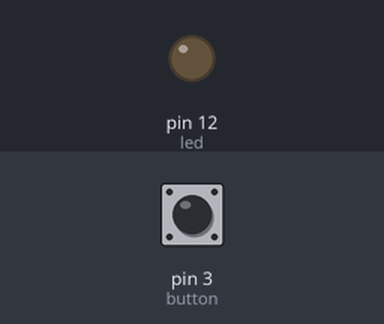
Simulated run of this sketch. Board: Arduino Uno, built with avr-gcc and run on an emulated ATmega328P. Parts: output pins drawn as LEDs (lit = HIGH). Dashed ring = blinking. The inputs (shaded band) are chosen by the test bench; at power-on: pin 3 (button) LOW.

Above: at 1.2 s.
1.3 s: pin 3 (button) pulled HIGH for 1 s
At 1.67 s:
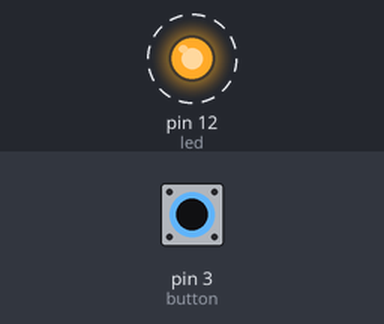
3.8 s: pin 3 (button) pulled HIGH for 0.15 s
At 4.4 s:
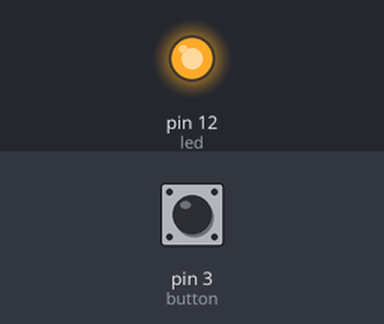
5.5 s: pin 3 (button) pulled HIGH for 3.2 s
At 9.2 s:
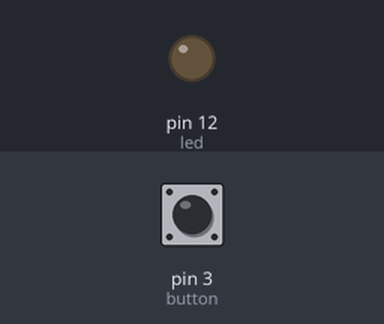
Timing chart, 0 to 10.7 s (numbered marks = the images above; inputs shaded):
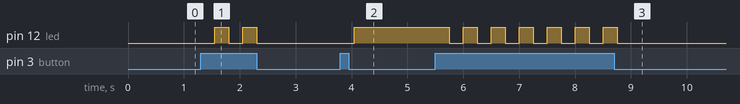

The sketch:

sketch_apr08a.ino
```cpp
const int button =  3 ;
const int led = 12 ;
int buttonstate = 0;
int c = 0;


void setup ()
{
  pinMode(button , INPUT);
  pinMode(led , OUTPUT);
}

void loop ()
{
  delay(50);
  buttonstate = digitalRead(button);

    if (c == 1)
    {
      digitalWrite(led , HIGH);
    }
    if (c == 0)
    {
      digitalWrite(led , LOW);
    }

    if (buttonstate == HIGH)
  {
    c = 1 - c;
    delay(200);

  }

}
```

Measured:
- after the input at 1.3 s, pin 12 (led): alternates HIGH for 0.25 s and LOW for 0.25 s, 4 changes in all, then stays LOW, starting after 0.25 s
- after the input at 3.8 s, pin 12 (led): LOW → HIGH after 0.25 s
- after the input at 5.5 s, pin 12 (led): alternates HIGH for 0.25 s and LOW for 0.25 s, 13 changes in all, then stays LOW, starting after 0.25 s
